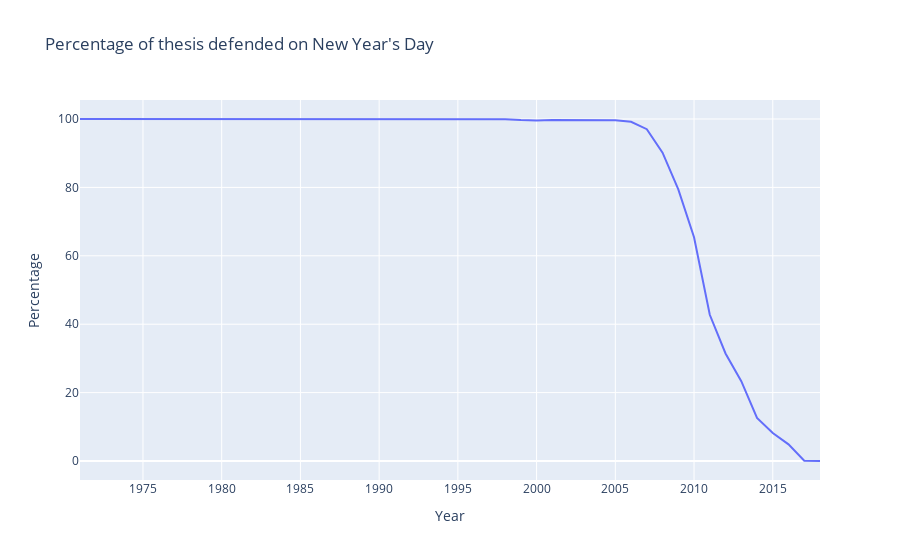

Write notebook code for a chart like this one.
### Code cell
fig = df_0101.plot(x='Year', y='Percentage', title='Percentage of thesis defended on New Year\'s Day')
fig.write_image('plots/thesis_newyeareve.png')
fig.show()

### Figure 1 — Plotly figure (JSON) as saved in the notebook; plotly's stock layout.template omitted (floating-point values rounded to 4 significant figures)
{"data": [{"hovertemplate": "Year=%{x}<br>Percentage=%{y}<extra></extra>", "legendgroup": "", "line": {"color": "#636efa", "dash": "solid"}, "marker": {"symbol": "circle"}, "mode": "lines", "name": "", "orientation": "v", "showlegend": false, "type": "scatter", "x": [1971, 1972, 1973, 1976, 1979, 1980, 1982, 1984, 1985, 1986, 1987, 1988, 1989, 1990, 1991, 1992, 1993, 1994, 1995, 1996, 1997, 1998, 1999, 2000, 2001, 2002, 2003, 2004, 2005, 2006, 2007, 2008, 2009, 2010, 2011, 2012, 2013, 2014, 2015, 2016, 2017, 2018], "xaxis": "x", "y": [100, 100, 100, 100, 100, 100, 100, 100, 100, 100, 100, 100, 100, 100, 100, 100, 100, 100, 100, 100, 99.97, 99.93, 99.71, 99.59, 99.7, 99.71, 99.77, 99.71, 99.62, 99.18, 97.02, 90.15, 79.4, 65.44, 42.75, 31.45, 23.34, 12.62, 8.209, 4.882, 0.1143, 0.007809], "yaxis": "y"}], "layout": {"legend": {"tracegroupgap": 0}, "title": {"text": "Percentage of thesis defended on New Year's Day"}, "xaxis": {"anchor": "y", "domain": [0, 1], "title": {"text": "Year"}}, "yaxis": {"anchor": "x", "domain": [0, 1], "title": {"text": "Percentage"}}}}
